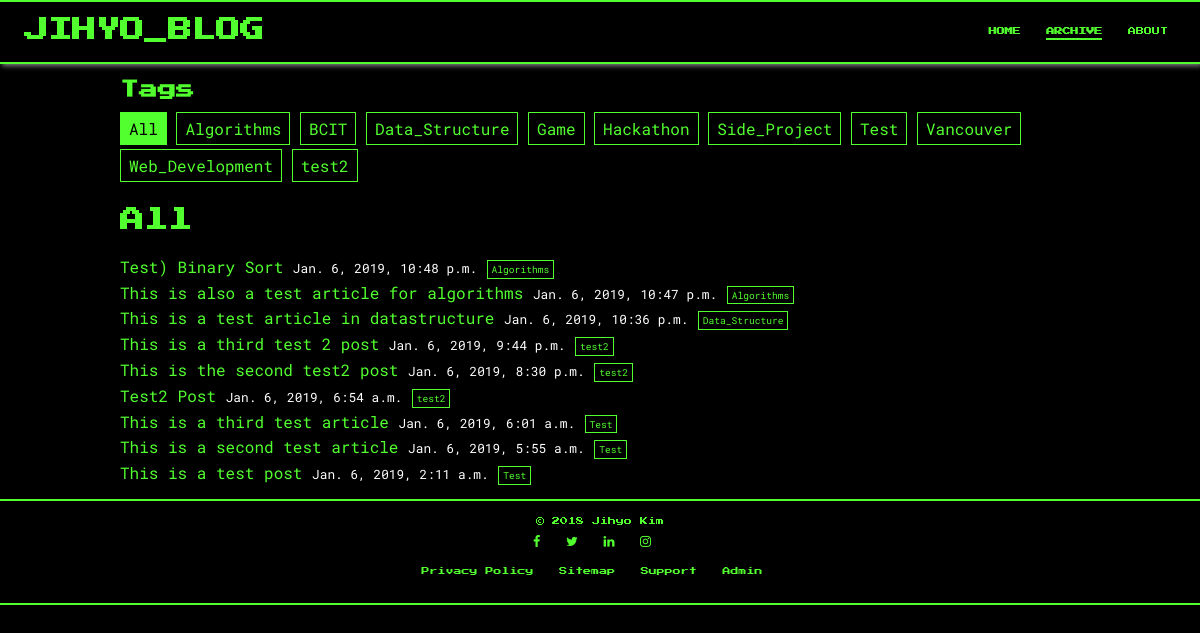
Page /archive/ on the committed database.
### blog/models.py (models this page shows, shortened)
class Tag(models.Model):
    name = models.CharField(max_length=200)
    def __str__(self):
        return self.name

class Post(models.Model):
    title = models.CharField(max_length=100)
    pub_date = models.DateTimeField('date published', default=timezone.now)
    tag = models.ForeignKey('Tag', null=True, blank=True, on_delete=models.CASCADE)
    thumbnail = models.FileField(null=True, blank=True)
    content = models.TextField()

### blog/views.py (the view)
# urls.py: path('archive/', views.view_archive, name='archive'),
def view_archive(request):
    context = {
        'all_posts': Post.objects.all().order_by('-pub_date'),
        'all_tags': Tag.objects.all().order_by('name'),
    }
    return render(request, 'blog/archive.html', context=context)

### blog/templates/blog/archive.html (shortened to what this page needs)
{% extends 'blog/main_page.html' %}
{% load static %}
{% block content %}
{% block css %}
<link rel="stylesheet" href="{% static 'blog/css/archive.css' %}">
{% endblock %}
<div id="main-body">
    <h3 id="tag-list-label">Tags</h3>
    <ul id="tag-list">
        <li id="all"><span>All</span></li>
        {% for tag in all_tags %}
        <li id="{{tag.name}}" class="tags"><span>{{ tag.name }}</span></li>
        {% endfor %}
    </ul>
    <h2 id="tag-heading">All</h2>
    <ul id="post-list">
        {% for post in all_posts %}
        <li class="posts {{ post.tag }}">
            <a href="{% url 'blog:detail' post.id %}">
                <span id="post-title">{{ post.title }}</span>
                <span id="post-pubdate">{{ post.pub_date }}</span>
                <span id="post-tag">{{ post.tag }}</span>
            </a>
        </li>
        {% endfor %}
    </ul>
</div>
{% endblock %}

### blog/static/blog/css/main_page_style.css (style rules this page uses)
* { margin: 0; padding: 0; font-family: 'Roboto Mono', monospace; color: rgb(82, 255, 47); }
body { background-color: black; }
ul { list-style: none; }
a { text-decoration: none; color: black; }
#main-body { width: 80%; max-width: 60em; margin: 0 auto; margin-top: 5em; }

### blog/static/blog/css/archive.css (style rules this page uses)
#tag-heading { font-family: 'Press Start 2P', cursive; margin-bottom: 1em; }
#post-title { font-size: 1em; }
#post-pubdate { font-size: .8em; color: rgb(255, 255, 255); }
.tags span, #all span { color: rgb(82, 255, 47); border: 1px solid rgb(82, 255, 47); font-size: 1em; padding: .3em .5em; }
.tags, #all { display: inline-block; margin-bottom: 1em; }
#tag-list { margin-bottom: 1em; }
#tag-list-label { font-family: 'Press Start 2P', cursive; margin-bottom: 1em; }
#post-tag { font-size: .6em; color: rgb(82, 255, 47); border: 1px solid rgb(82, 255, 47); padding: .2em .4em; }
#post-list li { margin-bottom: .3em; }

### rows in the picture
Tag: name "Algorithms"
Tag: name "BCIT"
Tag: name "Data_Structure"
Tag: name "Game"
Tag: name "Hackathon"
Tag: name "Side_Project"
Tag: name "Test"
Tag: name "Vancouver"
Tag: name "Web_Development"
Tag: name "test2"
Post: title "Test) Binary Sort", pub_date "Jan. 6, 2019, 10:48 p.m.", tag "Algorithms"
Post: title "This is also a test article for algorithms", pub_date "Jan. 6, 2019, 10:47 p.m.", tag "Algorithms"
Post: title "This is a test article in datastructure", pub_date "Jan. 6, 2019, 10:36 p.m.", tag "Data_Structure"
Post: title "This is a third test 2 post", pub_date "Jan. 6, 2019, 9:44 p.m.", tag "test2"
Post: title "This is the second test2 post", pub_date "Jan. 6, 2019, 8:30 p.m.", tag "test2"
Post: title "Test2 Post", pub_date "Jan. 6, 2019, 6:54 a.m.", tag "test2"
Post: title "This is a third test article", pub_date "Jan. 6, 2019, 6:01 a.m.", tag "Test"
Post: title "This is a second test article", pub_date "Jan. 6, 2019, 5:55 a.m.", tag "Test"
Post: title "This is a test post", pub_date "Jan. 6, 2019, 2:11 a.m.", tag "Test"
